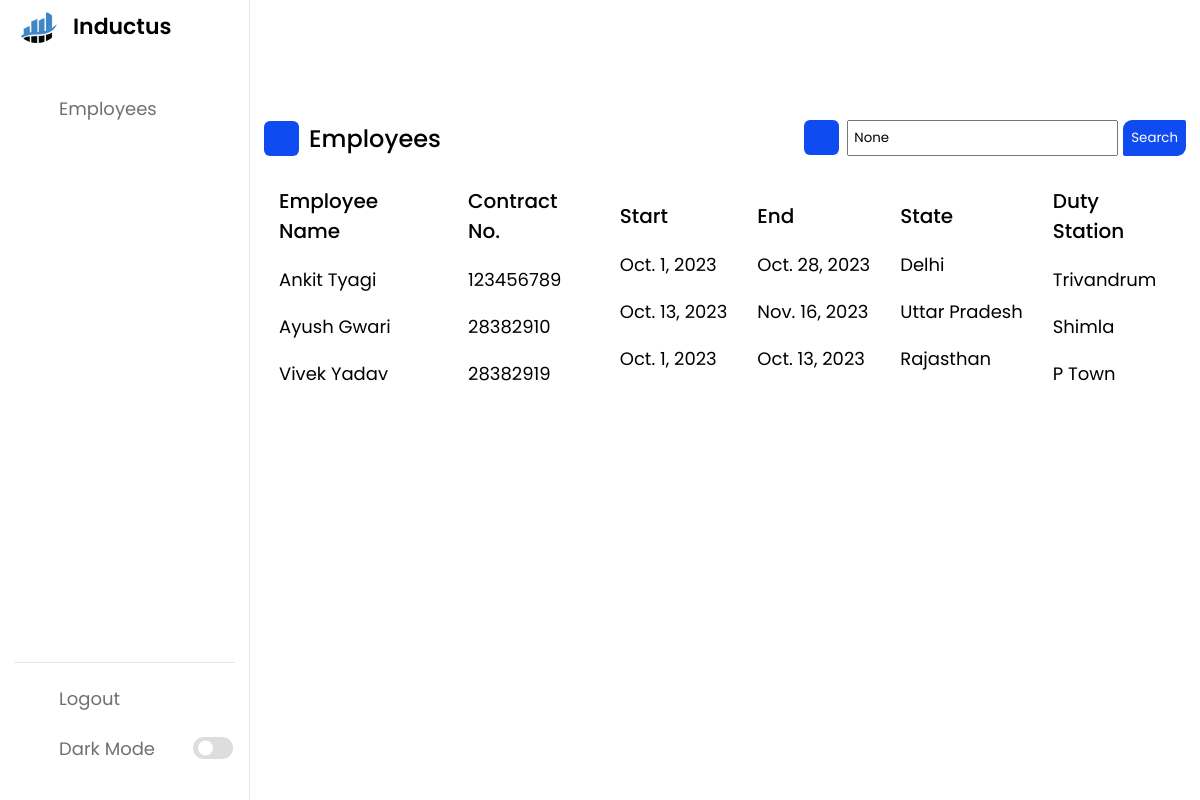
The page /search/ (signed in) on the database as committed earlier.
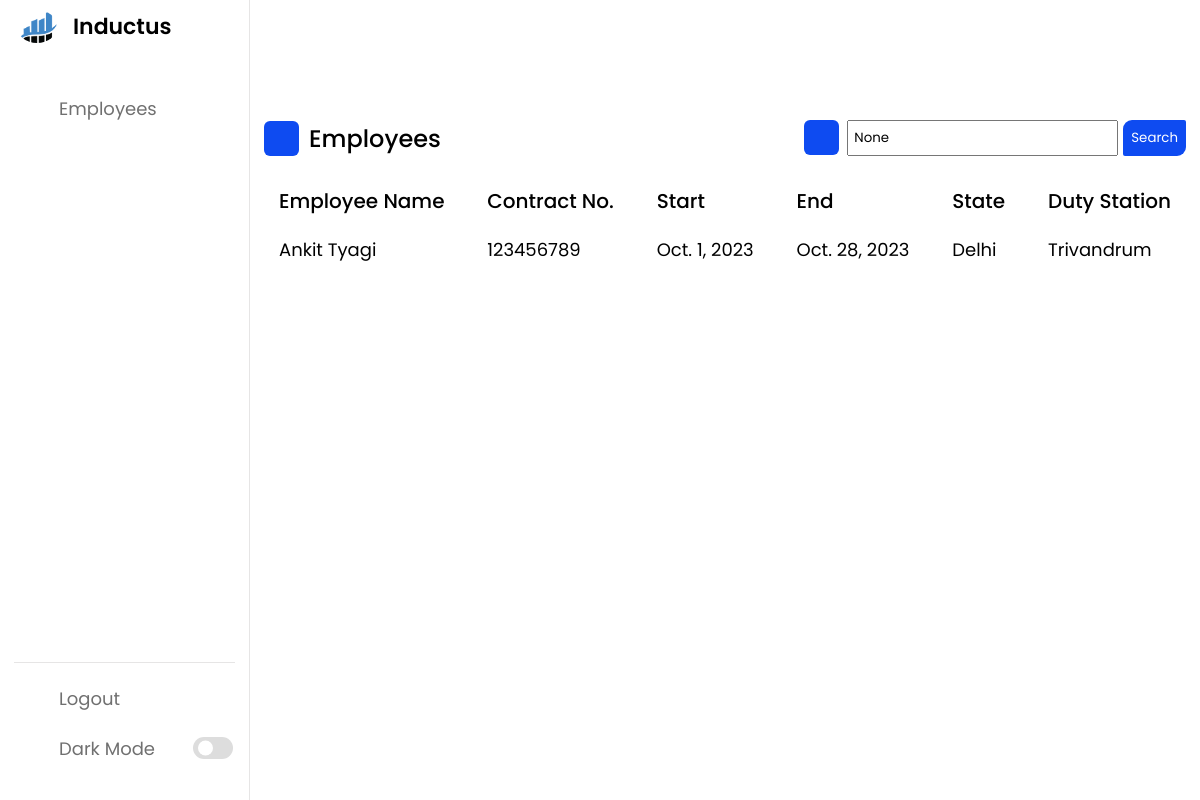
The same page on the database as committed later.
### base/models.py (models this page shows, shortened)
class Employee(models.Model):
    uuid = models.UUIDField(default = uuid.uuid4,primary_key=True,editable=False)
    Emp_name = models.CharField(max_length=30)
    email = models.EmailField(max_length=50)
    contract_no = models.CharField(unique=True,max_length=15,)
    contract_start_date = models.DateField()
    contract_end_date = models.DateField()
    phone_number = models.CharField(unique=True,max_length=10)
    state = models.CharField(max_length=30)
    duty_station = models.CharField(max_length=40)

### base/views.py (the view)
# urls.py: path('search/',Search,name = "search"),
@login_required(login_url='login')
def Search(request):
    search_query = request.GET.get('search_query')
    if search_query:
        employ = Employee.objects.filter( Q(Emp_name__icontains=search_query) | Q(contract_no__icontains=search_query))
    else:
        employ = Employee.objects.all()
    context = {
        'employ': employ,
        'search_query': search_query,
        }
    return render(request,'employees.html',context)

### base/templates/employees.html (shortened to what this page needs)
{% extends 'base.html' %}
{% load static %}
{% block start %}
<div class="activity">
    <div class="emp-title">
        <div class = "title-wrapper">
        <i class="uil uil-bookmark"></i>
        <span class="text">Employees</span>
    </div>
        <form id = "search-form" method = 'get' action = "/search">
        <div class="search-box">
            <i class="uil uil-search"></i>
            <input name = "search_query" type="text" value = "{{search_query}}"placeholder="Search Employee...">
            <button type = submit style = "  background-color: #04AA6D;
            border: none;
            color: white;
            padding:8px;
            margin-left:5px;
            border-radius: 9px 2px;
            background-color: #0E4BF1;
          ">Search</button>
        </div>
    </form>
    </div>
        <div class="activity-data">
        <div class="data names">
            <span class="data-title">Employee Name</span>
            {% for employee in employ %}
            <span class="data-list"><a href="{% url 'employee' employee.uuid %}">{{employee.Emp_name}}</a></span>
            {% endfor %}
        </div>
        <div class="data email">
            <span class="data-title">Contract No.</span>
            {% for employee in employ %}
            <span class="data-list">{{employee.contract_no}}</span>
            {% endfor %}
        </div>
        <div class="data joined">
            <span class="data-title">Start</span>
            {% for employee in employ %}
            <span class="data-list">{{employee.contract_start_date}}</span>
            {% endfor %}
        </div>
        <div class="data type">
            <span class="data-title">End</span>
            {% for employee in employ %}
            <span class="data-list">{{employee.contract_end_date}}</span>
            {% endfor %}
        </div>
        <div class="data status">
            <span class="data-title">State</span>
            {% for employee in employ %}
            <span class="data-list">{{employee.state}}</span>
            {% endfor %}
        </div>
        <div class="data status">
            <span class="data-title">Duty Station</span>
            {% for employee in employ %}
            <span class="data-list">{{employee.duty_station}}</span>
            {% endfor %}
        </div>
    </div>
{% endblock %}

Rows that differ between the two databases and show on the page:
removed Employee: Emp_name "Ayush Gwari", contract_no "28382910", contract_start_date "Oct. 13, 2023", contract_end_date "Nov. 16, 2023", state "Uttar Pradesh", duty_station "Shimla"
removed Employee: Emp_name "Vivek Yadav", contract_no "28382919", contract_start_date "Oct. 1, 2023", contract_end_date "Oct. 13, 2023", state "Rajasthan", duty_station "P Town"
